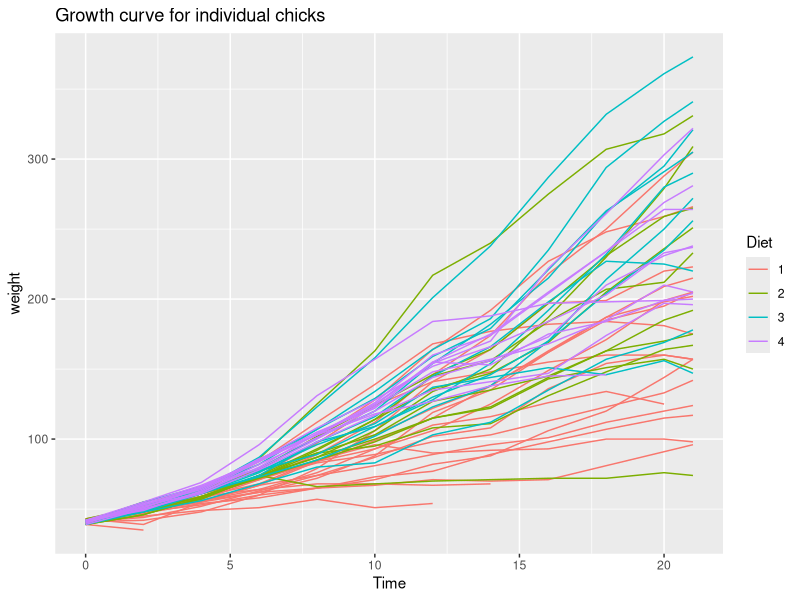

Source code (R):
## ---- chunk 1
a <- "example"
a
## ---- chunk 2
b <- "example 2"
b
## ---- chunk 3
d <- "example 4"
d
## ---- chunk 4
d
## ---- chunk 5
library(tidyverse)

df <- tibble(
  x = 1:5, 
  y = 1, 
  z = x ^ 2 + y
)
## ---- chunk 6
# example of code running off the page
library(ggplot2)

ggplot(data = ChickWeight, aes(x = Time, 
                               y = weight, 
                               color = Diet, group = Chick)) + geom_line() +
  ggtitle("Growth curve for individual chicks")
